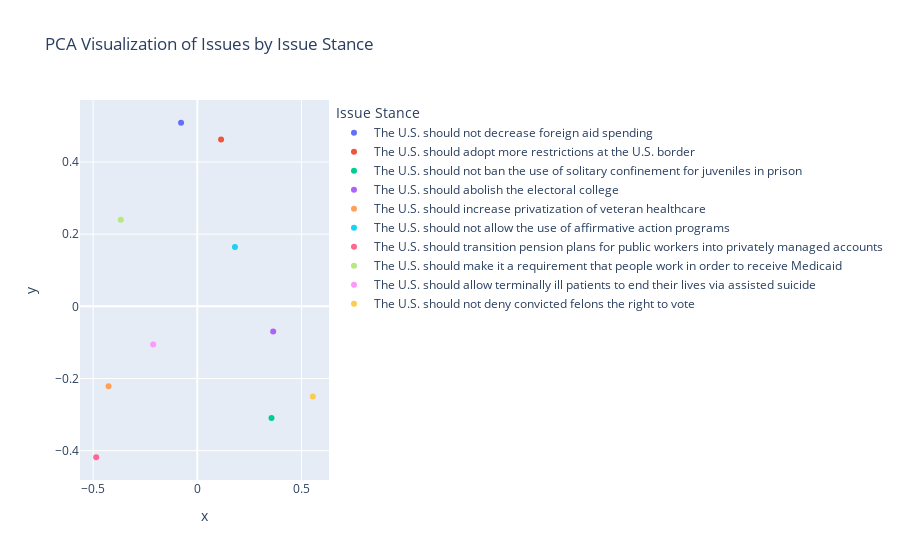

Here is the notebook cell this chart was saved with:
### Code cell
fig = px.scatter(
    x=issue_embeddings_pca[:, 0],
    y=issue_embeddings_pca[:, 1],
    color=issues,
    title="PCA Visualization of Issues by Issue Stance",
    labels={"color": "Issue Stance"},
    hover_data={"Message": [wrap_text(issue, 60) for issue in issues]}
)
fig.write_html("issue_stances_pca.html")
fig.show()

### Figure 1 — Plotly figure (JSON) as saved in the notebook; plotly's stock layout.template omitted (floating-point values rounded to 4 significant figures)
{"data": [{"customdata": [["The U.S. should not decrease foreign aid spending"]], "hovertemplate": "Issue Stance=The U.S. should not decrease foreign aid spending<br>x=%{x}<br>y=%{y}<br>Message=%{customdata[0]}<extra></extra>", "legendgroup": "The U.S. should not decrease foreign aid spending", "marker": {"color": "#636efa", "symbol": "circle"}, "mode": "markers", "name": "The U.S. should not decrease foreign aid spending", "orientation": "v", "showlegend": true, "type": "scatter", "x": [-0.07802], "xaxis": "x", "y": [0.5088], "yaxis": "y"}, {"customdata": [["The U.S. should adopt more restrictions at the U.S. border"]], "hovertemplate": "Issue Stance=The U.S. should adopt more restrictions at the U.S. border<br>x=%{x}<br>y=%{y}<br>Message=%{customdata[0]}<extra></extra>", "legendgroup": "The U.S. should adopt more restrictions at the U.S. border", "marker": {"color": "#EF553B", "symbol": "circle"}, "mode": "markers", "name": "The U.S. should adopt more restrictions at the U.S. border", "orientation": "v", "showlegend": true, "type": "scatter", "x": [0.114], "xaxis": "x", "y": [0.4625], "yaxis": "y"}, {"customdata": [["The U.S. should not ban the use of solitary confinement for<br>juveniles in prison"]], "hovertemplate": "Issue Stance=The U.S. should not ban the use of solitary confinement for juveniles in prison<br>x=%{x}<br>y=%{y}<br>Message=%{customdata[0]}<extra></extra>", "legendgroup": "The U.S. should not ban the use of solitary confinement for juveniles in prison", "marker": {"color": "#00cc96", "symbol": "circle"}, "mode": "markers", "name": "The U.S. should not ban the use of solitary confinement for juveniles in prison", "orientation": "v", "showlegend": true, "type": "scatter", "x": [0.356], "xaxis": "x", "y": [-0.3097], "yaxis": "y"}, {"customdata": [["The U.S. should abolish the electoral college"]], "hovertemplate": "Issue Stance=The U.S. should abolish the electoral college<br>x=%{x}<br>y=%{y}<br>Message=%{customdata[0]}<extra></extra>", "legendgroup": "The U.S. should abolish the electoral college", "marker": {"color": "#ab63fa", "symbol": "circle"}, "mode": "markers", "name": "The U.S. should abolish the electoral college", "orientation": "v", "showlegend": true, "type": "scatter", "x": [0.364], "xaxis": "x", "y": [-0.07002], "yaxis": "y"}, {"customdata": [["The U.S. should increase privatization of veteran healthcare"]], "hovertemplate": "Issue Stance=The U.S. should increase privatization of veteran healthcare<br>x=%{x}<br>y=%{y}<br>Message=%{customdata[0]}<extra></extra>", "legendgroup": "The U.S. should increase privatization of veteran healthcare", "marker": {"color": "#FFA15A", "symbol": "circle"}, "mode": "markers", "name": "The U.S. should increase privatization of veteran healthcare", "orientation": "v", "showlegend": true, "type": "scatter", "x": [-0.426], "xaxis": "x", "y": [-0.2217], "yaxis": "y"}, {"customdata": [["The U.S. should not allow the use of affirmative action<br>programs"]], "hovertemplate": "Issue Stance=The U.S. should not allow the use of affirmative action programs<br>x=%{x}<br>y=%{y}<br>Message=%{customdata[0]}<extra></extra>", "legendgroup": "The U.S. should not allow the use of affirmative action programs", "marker": {"color": "#19d3f3", "symbol": "circle"}, "mode": "markers", "name": "The U.S. should not allow the use of affirmative action programs", "orientation": "v", "showlegend": true, "type": "scatter", "x": [0.1804], "xaxis": "x", "y": [0.1642], "yaxis": "y"}, {"customdata": [["The U.S. should transition pension plans for public workers<br>into privately managed accounts"]], "hovertemplate": "Issue Stance=The U.S. should transition pension plans for public workers into privately managed accounts<br>x=%{x}<br>y=%{y}<br>Message=%{customdata[0]}<extra></extra>", "legendgroup": "The U.S. should transition pension plans for public workers into privately managed accounts", "marker": {"color": "#FF6692", "symbol": "circle"}, "mode": "markers", "name": "The U.S. should transition pension plans for public workers into privately managed accounts", "orientation": "v", "showlegend": true, "type": "scatter", "x": [-0.4853], "xaxis": "x", "y": [-0.4183], "yaxis": "y"}, {"customdata": [["The U.S. should make it a requirement that people work in<br>order to receive Medicaid"]], "hovertemplate": "Issue Stance=The U.S. should make it a requirement that people work in order to receive Medicaid<br>x=%{x}<br>y=%{y}<br>Message=%{customdata[0]}<extra></extra>", "legendgroup": "The U.S. should make it a requirement that people work in order to receive Medicaid", "marker": {"color": "#B6E880", "symbol": "circle"}, "mode": "markers", "name": "The U.S. should make it a requirement that people work in order to receive Medicaid", "orientation": "v", "showlegend": true, "type": "scatter", "x": [-0.3674], "xaxis": "x", "y": [0.2401], "yaxis": "y"}, {"customdata": [["The U.S. should allow terminally ill patients to end their<br>lives via assisted suicide"]], "hovertemplate": "Issue Stance=The U.S. should allow terminally ill patients to end their lives via assisted suicide<br>x=%{x}<br>y=%{y}<br>Message=%{customdata[0]}<extra></extra>", "legendgroup": "The U.S. should allow terminally ill patients to end their lives via assisted suicide", "marker": {"color": "#FF97FF", "symbol": "circle"}, "mode": "markers", "name": "The U.S. should allow terminally ill patients to end their lives via assisted suicide", "orientation": "v", "showlegend": true, "type": "scatter", "x": [-0.2118], "xaxis": "x", "y": [-0.1058], "yaxis": "y"}, {"customdata": [["The U.S. should not deny convicted felons the right to vote"]], "hovertemplate": "Issue Stance=The U.S. should not deny convicted felons the right to vote<br>x=%{x}<br>y=%{y}<br>Message=%{customdata[0]}<extra></extra>", "legendgroup": "The U.S. should not deny convicted felons the right to vote", "marker": {"color": "#FECB52", "symbol": "circle"}, "mode": "markers", "name": "The U.S. should not deny convicted felons the right to vote", "orientation": "v", "showlegend": true, "type": "scatter", "x": [0.5541], "xaxis": "x", "y": [-0.2501], "yaxis": "y"}], "layout": {"legend": {"title": {"text": "Issue Stance"}, "tracegroupgap": 0}, "title": {"text": "PCA Visualization of Issues by Issue Stance"}, "xaxis": {"anchor": "y", "domain": [0, 1], "title": {"text": "x"}}, "yaxis": {"anchor": "x", "domain": [0, 1], "title": {"text": "y"}}}}
